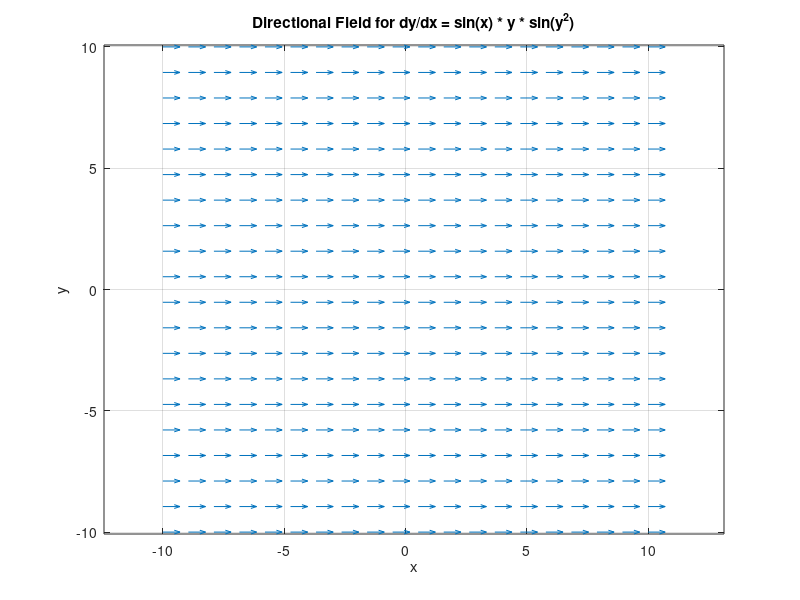

Here is the MATLAB script that generated this plot:
% Define the differential equation dy/dx = f(x, y)
f = @(x, y) sin(x) * y * sin(y^2);  % Example function dy/dx = x - y

% Set the domain for the directional field
xrange = linspace(-10, 10, 20);  % 20 points from -10 to 10
yrange = linspace(-10, 10, 20);

% Create a grid of x and y values
[X, Y] = meshgrid(xrange, yrange);

% Compute the slope at each grid point
U = ones(size(X));  % Unit length for the x-component of the arrow
V = f(X, Y);        % Compute the y-component based on the differential equation

% Normalize the arrows for uniform arrow size
N = sqrt(U.^2 + V.^2);  % Magnitude of each vector
U = U ./ N;  % Normalize x-component
V = V ./ N;  % Normalize y-component

% Plot the directional field using the quiver function
quiver(X, Y, U, V, 0.5);  % Arrow scaling factor to avoid overlap
axis tight;
axis equal;
xlabel('x');
ylabel('y');
title('Directional Field for dy/dx = sin(x) * y * sin(y^2)');

% Enhance display
grid on;  % Add a grid
